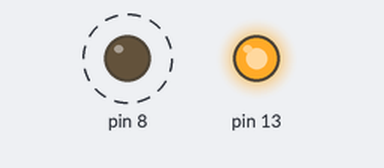
This sketch was run on a simulated Arduino Uno, built with avr-gcc and run on an emulated ATmega328P. Parts: output pins drawn as LEDs (lit = HIGH). Dashed ring = blinking.

Above: at 0.5 s.
Timing chart, 0 to 3.0 s (numbered marks = the images above):
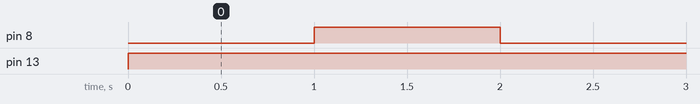

Measured:
- by itself, pin 8: alternates HIGH for 1.0 s and LOW for 1.0 s
- by itself, pin 13: LOW → HIGH at 0.00 s

The sketch:

two-leds-one-on-other-blinking-on-the-same-port.ino
```cpp
/*
   Written by Ahmed khairy for TOT training
   on 6/8/2019
   using arduino uno
   toggle using xor
*/
#include <avr/io.h>
#include <util/delay.h>

int main(void)
{
  DDRB = 0b00100001;
  PORTB = 0b00100001;
  while (1)
  {
    PORTB = PORTB ^ 0b00000001;   //using xor operator to toggle a specific pin
    _delay_ms(1000);
    //PORTB &= 0b00000000;
    //_delay_ms(1000);
  }
}
```
